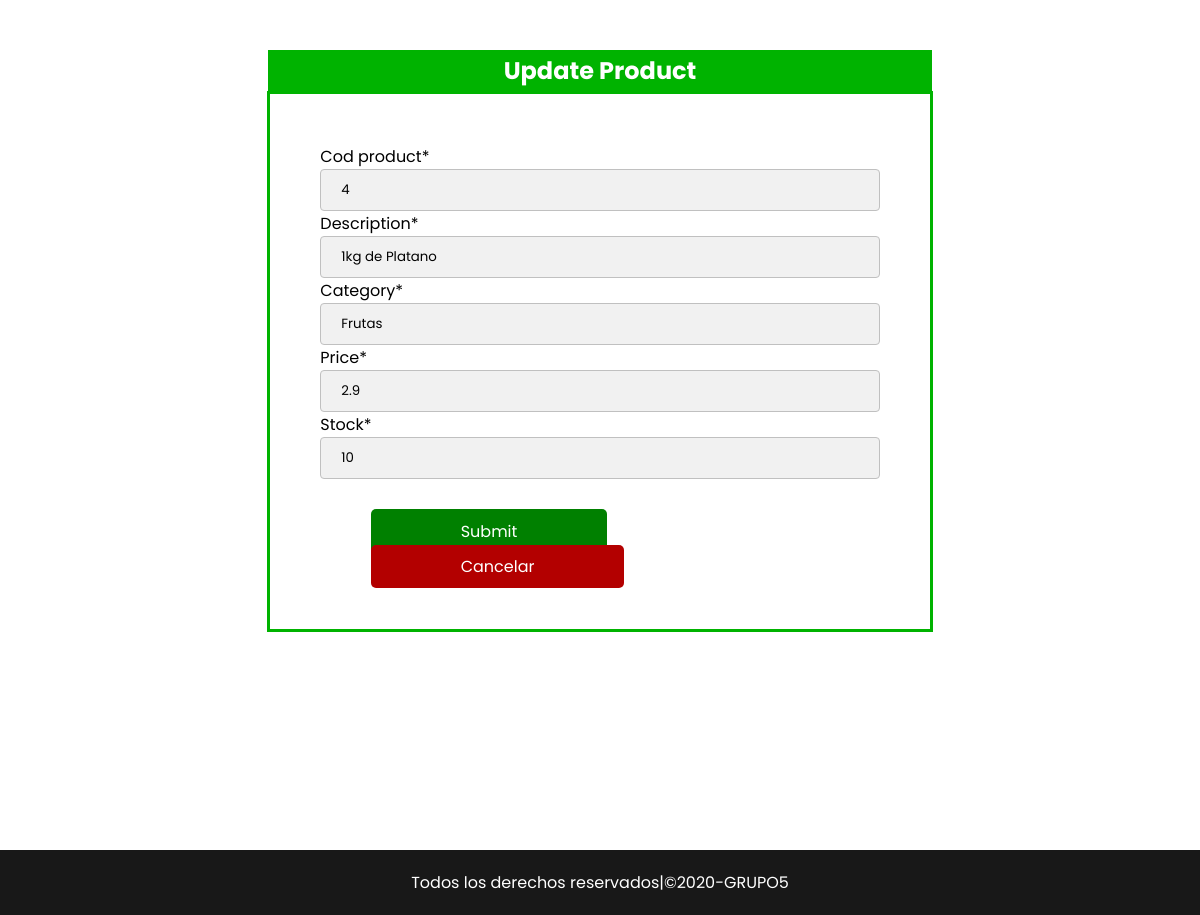
/update_4/, run on an earlier commit of the app's database.
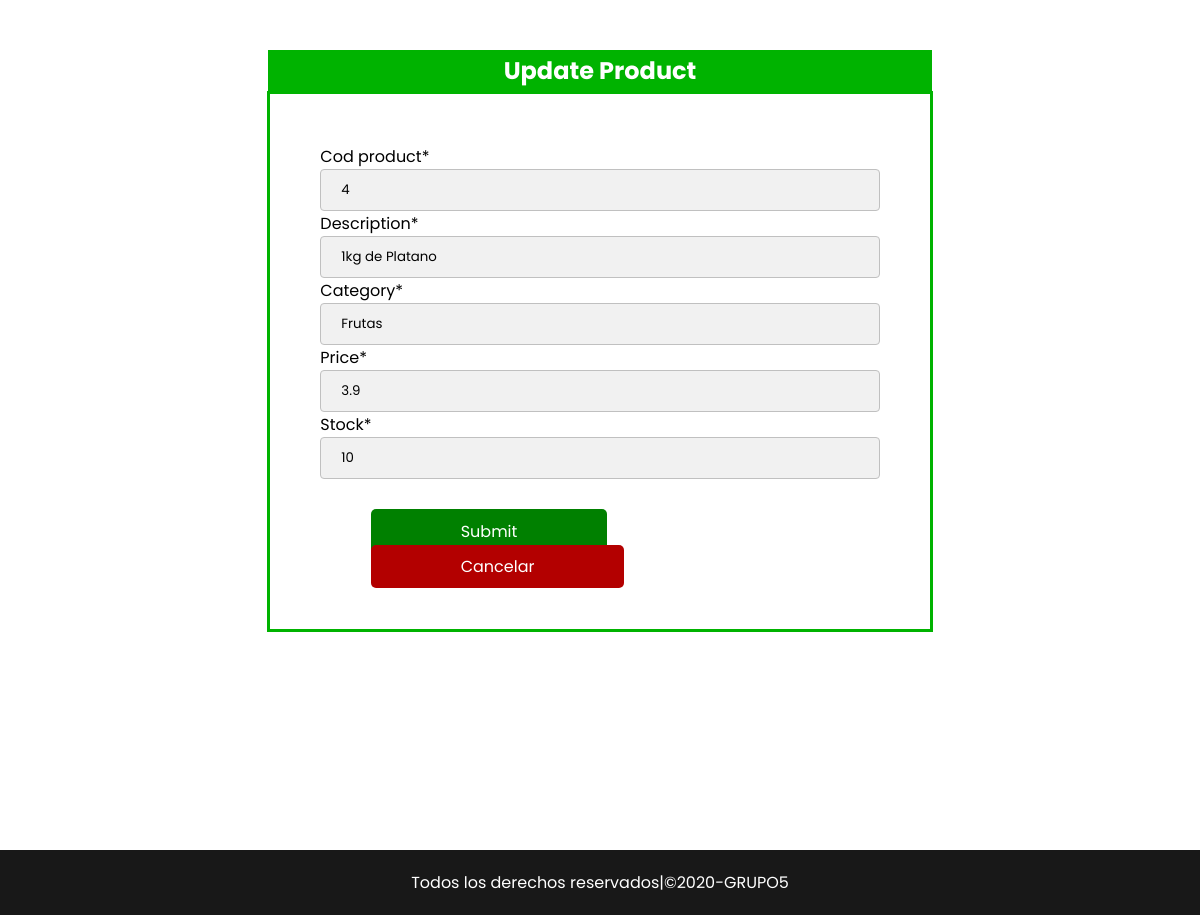
And on a later commit of the database.
### Crud/models.py (models this page shows, shortened)
class Productos(models.Model):
    cod_product = models.IntegerField(primary_key=True)
    description = models.CharField(max_length=150)
    create = models.DateTimeField(auto_now_add=True)
    category = models.CharField(max_length=150)
    price= models.FloatField()
    stock = models.IntegerField()

### Crud/views.py (the view)
# urls.py: path('update_<int:id>/',Update,name='update')
def Update(request,id):
    product= get_object_or_404(Productos, cod_product=id)
    if request.method == 'POST':
        form = ProductForm(request.POST, instance= product)
        if form.is_valid():
            form.save()
            return redirect('app:crud')
    else:
        form = ProductForm(instance=product)
    context =  {'update': form}
    return render(request, 'update.html', context)

### Crud/forms.py
class ProductForm(ModelForm):
    class Meta:
        model = Productos
        fields = '__all__'

### Templates/update.html (shortened to what this page needs)
{% extends 'base.html' %}
{% load crispy_forms_tags %}
{% block content %}
<main class="contenedor-form">
    <div class="title-form-update">
        <h2>Update Product</h2>
    </div>
    <form method="POST" class="form-update" autocomplete="off">
        {{update|crispy}}
        <div >
            <input type="submit" class="btn-input btn-success">
            <a href="{% url 'app:crud' %}" class="btn-input btn-danger">Cancelar</a>
        </div>
    </form>
</main>
{% endblock %}

What changed in the data, as far as the page shows it:
changed Productos "1kg de Platano": price "2.9" → "3.9"
